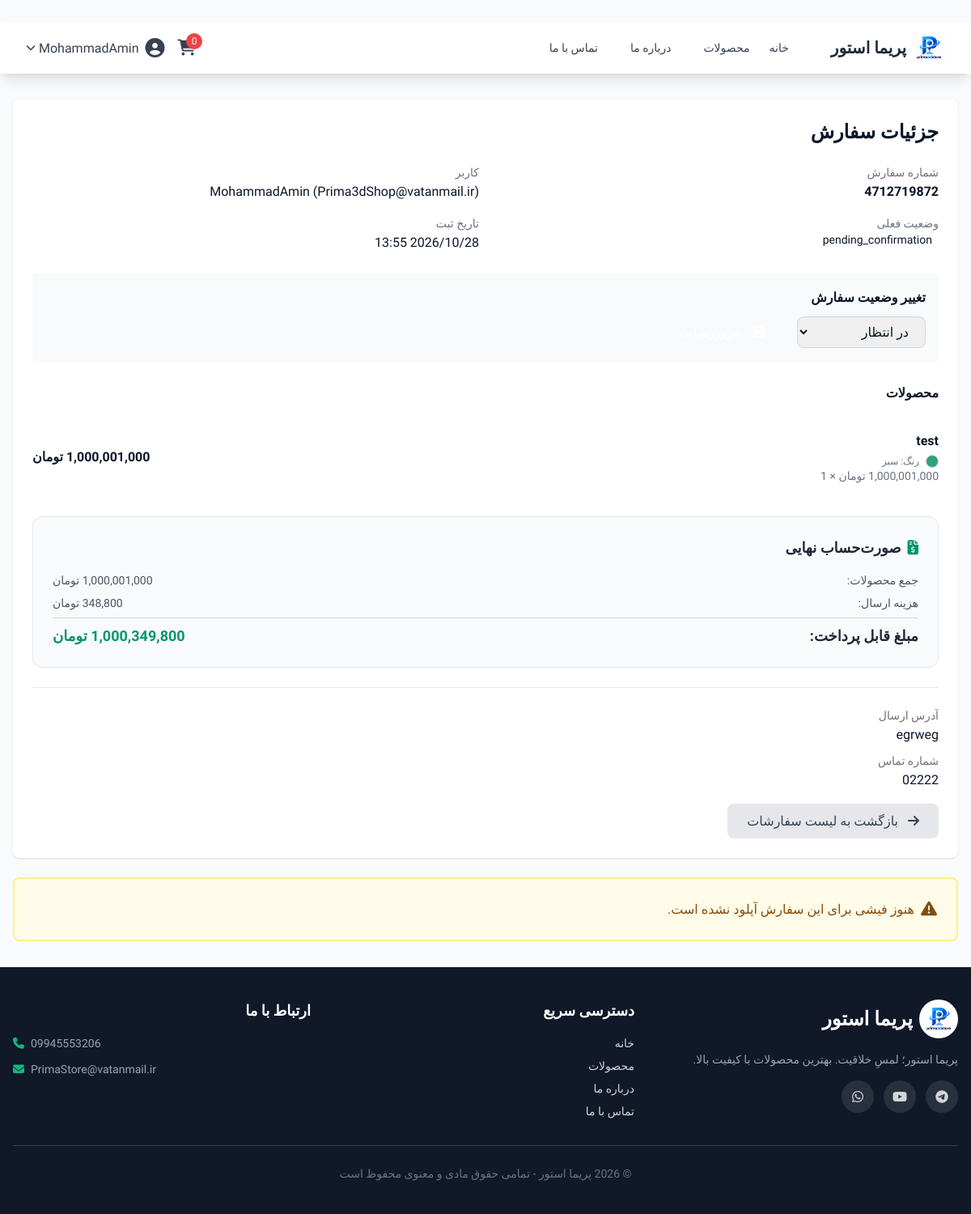
Screenshot of /admin/order/1 (signed in) with the database file from the repository.
### app/main.py (models this page shows)
class User(UserMixin, db.Model):
    __tablename__ = 'users'
    id = db.Column(db.Integer, primary_key=True)
    username = db.Column(db.String(80), unique=True, nullable=False)
    email = db.Column(db.String(120), unique=True, nullable=False)
    password_hash = db.Column(db.String(200), nullable=False)
    full_name = db.Column(db.String(100))
    is_admin = db.Column(db.Boolean, default=False)
    is_active = db.Column(db.Boolean, default=True)

class Order(db.Model):
    __tablename__ = 'orders'
    id = db.Column(db.Integer, primary_key=True)
    user_id = db.Column(db.Integer, db.ForeignKey('users.id'), nullable=False)
    order_number = db.Column(db.String(50), unique=True, nullable=False)
    total_amount = db.Column(db.Numeric(10, 2), nullable=False)
    shipping_address = db.Column(db.Text, nullable=False)
    phone = db.Column(db.String(20), nullable=False)
    status = db.Column(db.String(20), default='pending')
    created_at = db.Column(db.DateTime, default=db.func.current_timestamp())
    full_name = db.Column(db.String(200), nullable=True)
    postal_code = db.Column(db.String(20), nullable=True)
    province = db.Column(db.String(50), nullable=True)
    shipping_cost = db.Column(db.Numeric(10, 2), default=0)
    receipt_image = db.Column(db.String(300), nullable=True)
    coupon_code = db.Column(db.String(50), nullable=True)
    discount_amount = db.Column(db.Numeric(10, 2), default=0)
    user = db.relationship('User', backref='orders')
    items = db.relationship('OrderItem', backref='order', cascade='all, delete-orphan')

class OrderItem(db.Model):
    __tablename__ = 'order_items'
    id = db.Column(db.Integer, primary_key=True)
    order_id = db.Column(db.Integer, db.ForeignKey('orders.id'), nullable=False)
    product_id = db.Column(db.Integer, db.ForeignKey('products.id'), nullable=False)
    variant_id = db.Column(db.Integer, db.ForeignKey('product_variants.id'), nullable=True)
    product_name = db.Column(db.String(200), nullable=False)
    product_price = db.Column(db.Numeric(10, 2), nullable=False)
    quantity = db.Column(db.Integer, nullable=False)
    total_price = db.Column(db.Numeric(10, 2), nullable=False)
    product = db.relationship('Product')
    variant = db.relationship('ProductVariant')

class ProductVariant(db.Model):
    __tablename__ = 'product_variants'
    id = db.Column(db.Integer, primary_key=True)
    product_id = db.Column(db.Integer, db.ForeignKey('products.id'), nullable=False)
    name = db.Column(db.String(100), nullable=False)
    value = db.Column(db.String(100), nullable=False)
    color_code = db.Column(db.String(20), nullable=True)
    price_adjustment = db.Column(db.Numeric(10, 2), default=0.00)
    quantity = db.Column(db.Integer, default=0)
    sku = db.Column(db.String(100), unique=True, nullable=False)
    image_url = db.Column(db.String(300), nullable=True)
    created_at = db.Column(db.DateTime, default=db.func.current_timestamp())
    product = db.relationship('Product', backref='variants')

### app/main.py (the view)
@app.route('/admin/order/<int:order_id>')
@login_required
def admin_order_detail(order_id):
    if not current_user.is_admin:
        flash('دسترسی غیرمجاز!', 'error')
        return redirect(url_for('index'))
    order = Order.query.get_or_404(order_id)
    return render_template('admin/order_detail.html', order=order)

### app/interfaces/templates/admin/order_detail.html (shortened to what this page needs)
﻿{% extends "base.html" %}
{% block content %}
<div class="bg-white rounded-lg shadow p-6">
    <h1 class="text-2xl font-bold mb-6">جزئیات سفارش</h1>
    <div class="grid grid-cols-2 gap-4 mb-6">
        <div>
            <p class="text-sm text-gray-500">شماره سفارش</p>
            <p class="font-bold">{{ order.order_number }}</p>
        </div>
        <div>
            <p class="text-sm text-gray-500">کاربر</p>
            <p>{{ order.user.username }} ({{ order.user.email }})</p>
        </div>
        <div>
            <p class="text-sm text-gray-500">وضعیت فعلی</p>
            <p>
                <span class="px-2 py-1 rounded text-sm
                    ">
                    {{ order.status }}
                </span>
            </p>
        </div>
        <div>
            <p class="text-sm text-gray-500">تاریخ ثبت</p>
            <p>{{ order.created_at.strftime('%Y/%m/%d %H:%M') }}</p>
        </div>
    </div>
    <div class="mb-6 p-4 bg-gray-50 rounded">
        <h3 class="font-bold mb-2">تغییر وضعیت سفارش</h3>
        <form action="/admin/order/{{ order.id }}/update-status" method="POST" class="flex items-center gap-4">
            <select name="status" class="px-4 py-2 border border-gray-300 rounded-lg">
                <option value="pending" {% if order.status == 'pending' %}selected{% endif %}>در انتظار</option>
            </select>
            <button type="submit" class="bg-primary-600 text-white px-6 py-2 rounded-lg hover:bg-primary-700 transition">
                <i class="fas fa-save ml-2"></i> به‌روزرسانی
            </button>
        </form>
    </div>
    <h3 class="font-bold mb-4">محصولات</h3>
    <div class="divide-y divide-gray-200">
        {% for item in order.items %}
        <div class="py-4 flex justify-between items-center">
            <div>
                <p class="font-semibold">{{ item.product_name }}</p>
                {% if item.variant_id %}
                    {% set variant = item.variant %}
                    {% if variant %}
                    <div class="flex items-center gap-2 mt-1">
                        <span class="inline-block w-4 h-4 rounded-full border border-gray-300" style="background-color: {{ variant.color_code or '#ccc' }};"></span>
                        <span class="text-xs text-gray-500">رنگ: {{ variant.value }}</span>
                    </div>
                    {% endif %}
                {% endif %}
                <p class="text-sm text-gray-500">{{ item.product_price|format_currency }} × {{ item.quantity }}</p>
            </div>
            <div class="font-bold">{{ item.total_price|format_currency }}</div>
        </div>
        {% endfor %}
    </div>
    <div class="mt-6 bg-gray-50 rounded-xl p-6 border border-gray-200">
        <h3 class="font-bold text-lg mb-4 text-gray-800 flex items-center gap-2">
            <i class="fas fa-file-invoice-dollar text-emerald-600"></i>
            صورت‌حساب نهایی
        </h3>
        <div class="space-y-2 text-sm">
            <div class="flex justify-between text-gray-600">
                <span>جمع محصولات:</span>
                <span>{{ (order.total_amount - order.shipping_cost + order.discount_amount)|format_currency }}</span>
            </div>
            <div class="flex justify-between text-gray-600">
                <span>هزینه ارسال:</span>
                <span>{{ order.shipping_cost|format_currency }}</span>
            </div>
            <div class="border-t border-gray-300 my-2"></div>
            <div class="flex justify-between text-lg font-bold text-gray-800">
                <span>مبلغ قابل پرداخت:</span>
                <span class="text-emerald-600">{{ order.total_amount|format_currency }}</span>
            </div>
        </div>
    </div>
    <div class="mt-6 pt-6 border-t">
        <p class="text-sm text-gray-500">آدرس ارسال</p>
        <p>{{ order.shipping_address }}</p>
        <p class="text-sm text-gray-500 mt-2">شماره تماس</p>
        <p>{{ order.phone }}</p>
    </div>
    <a href="/admin/orders" class="inline-block mt-4 bg-gray-200 text-gray-700 px-6 py-2 rounded-lg hover:bg-gray-300 transition">
        <i class="fas fa-arrow-right ml-2"></i> بازگشت به لیست سفارشات
    </a>
</div>
{% if order.receipt_image %}
<div class="bg-white rounded-lg shadow p-6 mt-6">
    <h2 class="text-xl font-bold mb-4 flex items-center gap-2">
        <i class="fas fa-receipt text-emerald-600"></i>
        فیش پرداخت
    </h2>
    <div class="border-2 border-gray-200 rounded-xl overflow-hidden mb-4">
        <img src="{{ order.receipt_image }}" alt="فیش پرداخت" class="w-full max-h-96 object-contain bg-gray-50">
    </div>
    <div class="flex flex-wrap gap-3">
        <a href="{{ order.receipt_image }}" target="_blank"
           class="bg-blue-600 text-white px-5 py-3 rounded-lg hover:bg-blue-700 transition flex items-center gap-2">
            <i class="fas fa-eye"></i>
            مشاهده کامل
        </a>
        <a href="/admin/order/{{ order.id }}/receipt/download"
           class="bg-emerald-600 text-white px-5 py-3 rounded-lg hover:bg-emerald-700 transition flex items-center gap-2">
            <i class="fas fa-download"></i>
            دانلود فیش
        </a>
        <form action="/admin/order/{{ order.id }}/receipt/delete" method="POST"
              onsubmit="return confirm('آیا از حذف فیش مطمئن هستید؟')" class="inline">
            <button type="submit"
                    class="bg-red-500 text-white px-5 py-3 rounded-lg hover:bg-red-600 transition flex items-center gap-2">
                <i class="fas fa-trash"></i>
                حذف فیش
            </button>
        </form>
    </div>
</div>
{% else %}
<div class="bg-yellow-50 border-2 border-yellow-200 rounded-lg p-6 mt-6">
    <p class="text-yellow-800 flex items-center gap-2">
        <i class="fas fa-exclamation-triangle text-xl"></i>
        هنوز فیشی برای این سفارش آپلود نشده است.
    </p>
</div>
{% endif %}
{% endblock %}

### app/interfaces/templates/base.html (shortened to what this page needs)
<!DOCTYPE html>
<html lang="fa" dir="rtl">
<head>
    <script src="{{ url_for('static', filename='js/tailwind.js') }}"></script>
    <link href="https://cdnjs.cloudflare.com/ajax/libs/font-awesome/6.5.1/css/all.min.css" rel="stylesheet">
    <link rel="stylesheet" href="{{ url_for('static', filename='css/style.css') }}">
</head>
<body class="bg-gray-50 flex flex-col min-h-screen">
    <nav class="bg-white shadow-lg sticky top-0 z-50">
        <div class="max-w-7xl mx-auto px-4 sm:px-6 lg:px-8">
            <div class="flex justify-between h-16">
                <div class="flex items-center">
                    <a href="/" class="flex items-center gap-2 group">
                        <img src="{{ url_for('static', filename='images/logo.png') }}" alt="پریما استور" class="h-10 w-10 object-contain transition-transform duration-300 group-hover:scale-110 group-hover:rotate-6">
                        <span class="text-xl font-bold text-gray-800 transition-colors duration-300 group-hover:text-emerald-600">پریما استور</span>
                    </a>
                    <div class="hidden md:flex mr-10 space-x-4">
                        <a href="/" class="text-gray-700 hover:text-emerald-600 px-3 py-2 rounded-md text-sm font-medium transition">خانه</a>
                        <a href="/products" class="text-gray-700 hover:text-emerald-600 px-3 py-2 rounded-md text-sm font-medium transition">محصولات</a>
                        <a href="/about" class="text-gray-700 hover:text-emerald-600 px-3 py-2 rounded-md text-sm font-medium transition">درباره ما</a>
                        <a href="/contact" class="text-gray-700 hover:text-emerald-600 px-3 py-2 rounded-md text-sm font-medium transition">تماس با ما</a>
                    </div>
                </div>
                <div class="flex items-center space-x-4 space-x-reverse">
                    <a href="/cart" class="relative text-gray-700 hover:text-emerald-600 transition">
                        <i class="fas fa-shopping-cart text-xl"></i>
                        <span class="absolute -top-2 -right-2 bg-red-500 text-white text-xs rounded-full h-5 w-5 flex items-center justify-center">
                            {{ session.get('cart', {})|length }}
                        </span>
                    </a>
                    {% if current_user.is_authenticated %}
                    <div class="relative group">
                        <button class="flex items-center text-gray-700 hover:text-emerald-600 transition">
                            <i class="fas fa-user-circle text-2xl"></i>
                            <span class="mr-2">{{ current_user.username }}</span>
                            <i class="fas fa-chevron-down text-xs mr-1"></i>
                        </button>
                    {% else %}
                    <a href="/auth/login" class="text-gray-700 hover:text-emerald-600 transition font-medium">ورود</a>
                    <a href="/auth/register" class="bg-emerald-600 text-white px-4 py-2 rounded-lg hover:bg-emerald-700 transition font-medium">ثبت‌نام</a>
                    {% endif %}
                </div>
            </div>
        </div>
    </nav>
    <main class="flex-grow max-w-7xl mx-auto w-full px-4 py-8">
        {% block content %}{% endblock %}
    </main>
    <footer class="footer bg-gray-900 text-gray-300 mt-auto">
        <div class="max-w-7xl mx-auto px-4 py-10">
            <div class="grid grid-cols-1 md:grid-cols-3 gap-8">
                <div>
                    <a href="/" class="flex items-center gap-2 mb-4 text-white">
                        <img src="{{ url_for('static', filename='images/logo.png') }}" alt="پریما استور" class="h-12 w-12 object-contain bg-white rounded-full p-1">
                        <span class="text-2xl font-bold">پریما استور</span>
                    </a>
                    <p class="text-sm text-gray-400 mb-4">پریما استور؛ لمسِ خلاقیت. بهترین محصولات با کیفیت بالا.</p>
                    <div class="flex gap-3 mt-4">
                        <a href="#" class="social-icon"><i class="fab fa-telegram"></i></a>
                        <a href="#" class="social-icon"><i class="fab fa-youtube"></i></a>
                        <a href="#" class="social-icon"><i class="fab fa-whatsapp"></i></a>
                    </div>
                </div>
                <div>
                    <h4 class="text-white font-bold mb-4 text-lg">دسترسی سریع</h4>
                    <ul class="space-y-2 text-sm">
                        <li><a href="/" class="hover:text-emerald-400 transition">خانه</a></li>
                        <li><a href="/products" class="hover:text-emerald-400 transition">محصولات</a></li>
                        <li><a href="/about" class="hover:text-emerald-400 transition">درباره ما</a></li>
                        <li><a href="/contact" class="hover:text-emerald-400 transition">تماس با ما</a></li>
                    </ul>
                </div>
                <div>
                    <h4 class="text-white font-bold mb-4 text-lg">ارتباط با ما</h4>
                    <ul class="space-y-3 text-sm text-gray-400">
                        <li class="flex items-center gap-2" dir="ltr"><i class="fas fa-phone text-emerald-500"></i> 09945553206</li>
                        <li class="flex items-center gap-2" dir="ltr"><i class="fas fa-envelope text-emerald-500"></i> PrimaStore@vatanmail.ir</li>
                    </ul>
                </div>
            </div>
            <div class="border-t border-gray-700 mt-8 pt-6 text-center text-sm text-gray-500">
                © 2026 پریما استور - تمامی حقوق مادی و معنوی محفوظ است
            </div>
        </div>
    </footer>
</body>
</html>

### rows the page displays
User: username "MohammadAmin", user.username "MohammadAmin", user.email "Prima3dShop@vatanmail.ir"
Order: order_number "4712719872", status "pending_confirmation", created_at "2026/10/28 13:55", total_amount+shipping_cost+discount_amount "1,000,001,000 تومان", shipping_cost "348,800 تومان", total_amount "1,000,349,800 تومان", shipping_address "egrweg", phone "02222"
OrderItem: product_name "test", product_price "1,000,001,000 تومان", quantity "1", total_price "1,000,001,000 تومان"
ProductVariant: value "سبز"

### other values shown
{{ session.get('cart', {})|length }} "0"
